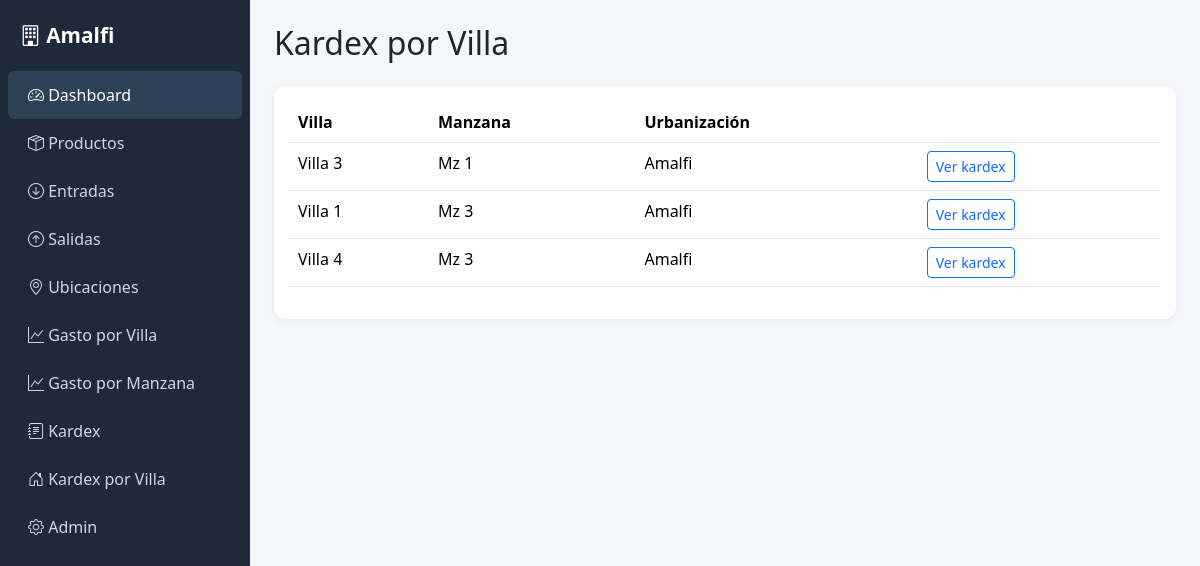
/reportes/kardex-villas/ (signed in), run on the app's committed database.
### ubicaciones/models.py (models this page shows, shortened)
class Villa(models.Model):
    numero = models.CharField(max_length=10)
    manzana = models.ForeignKey(Manzana, on_delete=models.CASCADE, related_name='villas')
    class Meta:
        unique_together = ('numero', 'manzana')

class Manzana(models.Model):
    numero = models.CharField(max_length=10)
    urbanizacion = models.ForeignKey(Urbanizacion, on_delete=models.CASCADE, related_name='manzanas')
    class Meta:
        unique_together = ('numero', 'urbanizacion')

class Urbanizacion(models.Model):
    nombre = models.CharField(max_length=100, unique=True)
    def __str__(self):
        return self.nombre

### reportes/views.py (the view)
# urls.py: path('reportes/kardex-villas/', views.lista_kardex_villas, name='lista_kardex_villas'),
@login_required
def lista_kardex_villas(request):
    villas = Villa.objects.select_related('manzana', 'manzana__urbanizacion').all()
    return render(request, 'reportes/lista_kardex_villas.html', {'villas': villas})

### templates/reportes/lista_kardex_villas.html (shortened to what this page needs)
{% extends 'base.html' %}
{% block content %}
<h2 class="mb-4">Kardex por Villa</h2>
<div class="card card-stat p-3">
    <table class="table table-hover">
        <thead><tr><th>Villa</th><th>Manzana</th><th>Urbanización</th><th></th></tr></thead>
        <tbody>
        {% for v in villas %}
            <tr>
                <td>Villa {{ v.numero }}</td>
                <td>Mz {{ v.manzana.numero }}</td>
                <td>{{ v.manzana.urbanizacion }}</td>
                <td><a href="{% url 'reportes:kardex_villa' v.id %}" class="btn btn-sm btn-outline-primary">Ver kardex</a></td>
            </tr>
        {% empty %}
            <tr><td colspan="4" class="text-muted">No hay villas registradas</td></tr>
        {% endfor %}
        </tbody>
    </table>
</div>
{% endblock %}

### templates/base.html (style rules this page uses)
body { background-color: #f4f6f9; }
.card-stat { border: none; border-radius: 12px; box-shadow: 0 2px 10px rgba(0,0,0,0.06); }

### data on the page
Villa: numero "3", manzana.numero "1", manzana.urbanizacion "Amalfi"
Villa: numero "1", manzana.numero "3", manzana.urbanizacion "Amalfi"
Villa: numero "4", manzana.numero "3", manzana.urbanizacion "Amalfi"
